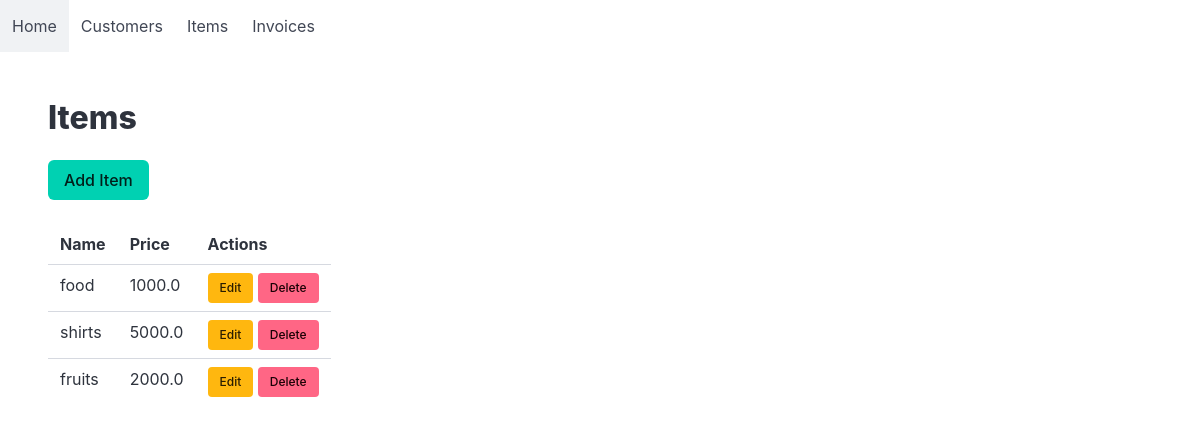
/items, run on an earlier commit of the app's database.
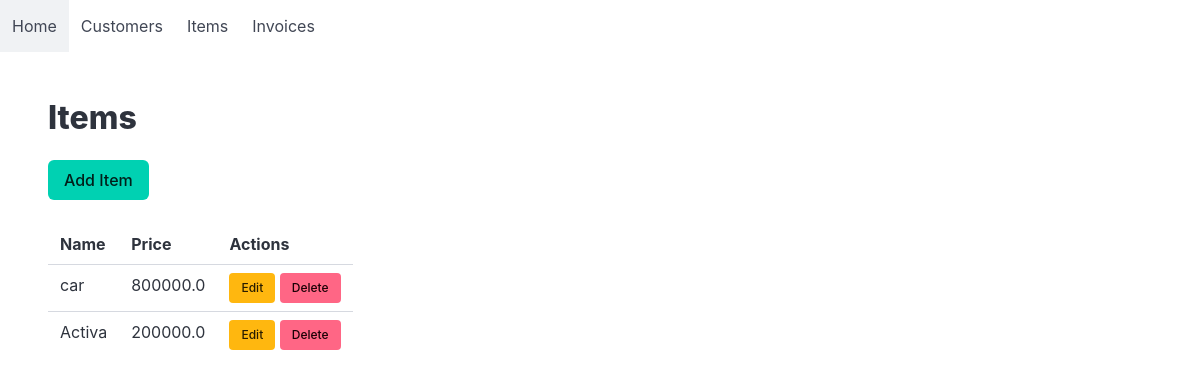
And on a later commit of the database.
### models.py (models this page shows)
class BaseModel(Model):
    class Meta:
        database = db

class Item(BaseModel):
    name = CharField()
    price = FloatField()

### app.py (the view)
@app.route("/items")
def items():
    items = Item.select()
    return render_template("items/list.html",items=items)

### templates/items/list.html
{% extends "base.html" %}
{% block content %}
<h1 class="title">Items</h1>
<a class="button is-primary" href="/items/add"> Add Item </a>
<table class="table mt-5">
    <tr>
        <th>Name</th>
        <th>Price</th>
        <th>Actions</th>
    </tr>
    {% for item in items %}
    <tr>
        <td>
            {{ item.name }}
        </td>
        <td>
            {{ item.price }}
        </td>
        <td>
            <a class="button is-warning is-small" href="/items/edit/{{item.id}}">Edit</a>
            <a class="button is-danger is-small" href="/items/delete/{{item.id}}">Delete</a>
        </td>
    </tr>
    {% endfor %}
</table>
{% endblock %}

### templates/base.html (shortened to what this page needs)
<!DOCTYPE html>
<html lang="en">
<head>
    <link rel="stylesheet" href="https://cdn.jsdelivr.net/npm/bulma@1.0.4/css/bulma.min.css">
</head>
<body>
    <nav class="navbar">
        <div class="navbar-menu">
            <a class="navbar-item" href="/">
                Home
            </a>
            <a class="navbar-item" href="/customers">
                Customers
            </a>
            <a class="navbar-item" href="/items">
                Items
            </a>
            <a class="navbar-item" href="/invoices">
                Invoices
            </a>
        </div>
    </nav>
    <section class="section">
        {% block content %}
        {% endblock %}
    </section>
</body>
</html>

What changed in the data, as far as the page shows it:
removed Item: name "fruits", price "2000.0"
changed Item: name "food" → "car"; price "1000.0" → "800000.0"
changed Item: name "shirts" → "Activa"; price "5000.0" → "200000.0"
